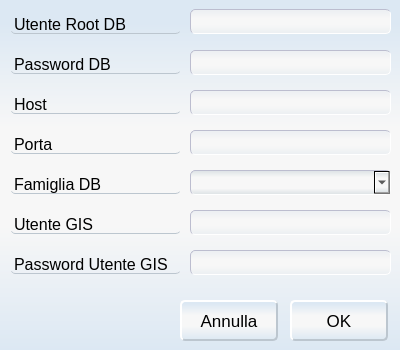
<?xml version="1.0" encoding="UTF-8"?>
<ui version="4.0">
 <class>CreazioneAmbiente</class>
 <widget class="QMainWindow" name="CreazioneAmbiente">
  <property name="geometry">
   <rect>
    <x>0</x>
    <y>0</y>
    <width>400</width>
    <height>350</height>
   </rect>
  </property>
  <property name="minimumSize">
   <size>
    <width>400</width>
    <height>350</height>
   </size>
  </property>
  <property name="maximumSize">
   <size>
    <width>400</width>
    <height>350</height>
   </size>
  </property>
  <property name="font">
   <font>
    <family>Arial</family>
   </font>
  </property>
  <property name="windowTitle">
   <string>CreazioneAmbiente</string>
  </property>
  <widget class="QWidget" name="centralWidget">
   <property name="styleSheet">
    <string notr="true">/* sets background color  */
QWidget {
background-color:rgba(255,255,255,0);
}
QWidget#centralWidget{
	background-color: qlineargradient(spread:pad, x1:0, y1:1, x2:0, y2:0, stop:0 rgba(220, 232, 243, 255), stop:0.35545 rgba(247, 247, 247, 255), stop:0.635071 rgba(247, 247, 247, 255), stop:0.933649 rgba(220, 232, 243, 255));
}

QLineEdit {
     border: 1px inset rgb(188, 189, 207);
     border-radius: 5px;
     padding: 0 3px;
	background-color: qlineargradient(spread:pad, x1:0, y1:1, x2:0, y2:0, stop:0.0545455 rgba(237, 240, 243, 255), stop:0.35545 rgba(247, 247, 247, 255), stop:0.635071 rgba(247, 247, 247, 255), stop:0.933649 rgba(237, 240, 243, 255));
 }

QGroupBox {
     border-radius: 5px;
    border:2px groove rgb(188, 198, 207);
     background-color:  rgba(255, 255, 255, 0);
        margin: 6px;

}
QGroupBox::title {
     subcontrol-origin: margin;
     subcontrol-position: top left; /* position at the top center */
     padding: 0 3px;
     border:2px groove rgb(188, 198, 207);
  background-color: qlineargradient(spread:pad, x1:0, y1:1, x2:0, y2:0, stop:0.208531 rgba(212, 223, 232, 255), stop:0.905213 rgba(239, 251, 254, 255));
        font: 11pt &quot;Arial&quot;;
     border-radius: 5px;
}

QLabel{
   	border-bottom:1px solid;
     border-bottom-color: rgb(188, 198, 207);
    background-color: rgba(255, 255, 255, 0);
     border-radius: 5px;
     padding: 0 0px;
}


 QPushButton {
     border: 2px outset  rgb(188, 198, 207);
     border-radius: 5px;
     background-color: qlineargradient(spread:pad, x1:0, y1:1, x2:0, y2:0, stop:0 rgba(220, 232, 243, 255), stop:0.35545 rgba(247, 247, 247, 255), stop:0.635071 rgba(247, 247, 247, 255), stop:0.933649 rgba(220, 232, 243, 255));
   
 }

 QPushButton:pressed {
	border: 2px inset  rgb(188, 198, 207);
     background-color: qlineargradient(x1: 0, y1: 0, x2: 0, y2: 1,
                                       stop: 0 #dadbde, stop: 1 #f6f7fa);
 }

QListWidget{
border: 1px groove rgb(188, 198, 207);
}</string>
   </property>
   <widget class="QLabel" name="label">
    <property name="geometry">
     <rect>
      <x>10</x>
      <y>15</y>
      <width>171</width>
      <height>19</height>
     </rect>
    </property>
    <property name="font">
     <font>
      <family>Arial</family>
      <pointsize>12</pointsize>
     </font>
    </property>
    <property name="text">
     <string>Utente Root DB</string>
    </property>
   </widget>
   <widget class="QLabel" name="label_2">
    <property name="geometry">
     <rect>
      <x>10</x>
      <y>55</y>
      <width>171</width>
      <height>19</height>
     </rect>
    </property>
    <property name="font">
     <font>
      <family>Arial</family>
      <pointsize>12</pointsize>
     </font>
    </property>
    <property name="text">
     <string>Password DB</string>
    </property>
   </widget>
   <widget class="QLabel" name="label_3">
    <property name="geometry">
     <rect>
      <x>10</x>
      <y>95</y>
      <width>171</width>
      <height>19</height>
     </rect>
    </property>
    <property name="font">
     <font>
      <family>Arial</family>
      <pointsize>12</pointsize>
     </font>
    </property>
    <property name="text">
     <string>Host</string>
    </property>
   </widget>
   <widget class="QLabel" name="label_4">
    <property name="geometry">
     <rect>
      <x>10</x>
      <y>175</y>
      <width>171</width>
      <height>19</height>
     </rect>
    </property>
    <property name="font">
     <font>
      <family>Arial</family>
      <pointsize>12</pointsize>
     </font>
    </property>
    <property name="text">
     <string>Famiglia DB</string>
    </property>
   </widget>
   <widget class="QLabel" name="label_5">
    <property name="geometry">
     <rect>
      <x>10</x>
      <y>255</y>
      <width>171</width>
      <height>19</height>
     </rect>
    </property>
    <property name="font">
     <font>
      <family>Arial</family>
      <pointsize>12</pointsize>
     </font>
    </property>
    <property name="text">
     <string>Password Utente GIS</string>
    </property>
   </widget>
   <widget class="QLineEdit" name="text_utente">
    <property name="geometry">
     <rect>
      <x>190</x>
      <y>9</y>
      <width>201</width>
      <height>25</height>
     </rect>
    </property>
    <property name="font">
     <font>
      <family>Arial</family>
      <pointsize>11</pointsize>
     </font>
    </property>
   </widget>
   <widget class="QLineEdit" name="text_pass_DB">
    <property name="geometry">
     <rect>
      <x>190</x>
      <y>50</y>
      <width>201</width>
      <height>25</height>
     </rect>
    </property>
    <property name="font">
     <font>
      <family>Arial</family>
      <pointsize>11</pointsize>
     </font>
    </property>
    <property name="cursor">
     <cursorShape>IBeamCursor</cursorShape>
    </property>
    <property name="focusPolicy">
     <enum>Qt::StrongFocus</enum>
    </property>
    <property name="echoMode">
     <enum>QLineEdit::Password</enum>
    </property>
   </widget>
   <widget class="QLineEdit" name="text_host">
    <property name="geometry">
     <rect>
      <x>190</x>
      <y>90</y>
      <width>201</width>
      <height>25</height>
     </rect>
    </property>
    <property name="font">
     <font>
      <family>Arial</family>
      <pointsize>11</pointsize>
     </font>
    </property>
   </widget>
   <widget class="QLineEdit" name="text_pass_utente">
    <property name="geometry">
     <rect>
      <x>190</x>
      <y>250</y>
      <width>201</width>
      <height>25</height>
     </rect>
    </property>
    <property name="font">
     <font>
      <family>Arial</family>
      <pointsize>11</pointsize>
     </font>
    </property>
    <property name="echoMode">
     <enum>QLineEdit::Password</enum>
    </property>
   </widget>
   <widget class="QComboBox" name="box_DB">
    <property name="geometry">
     <rect>
      <x>190</x>
      <y>170</y>
      <width>201</width>
      <height>25</height>
     </rect>
    </property>
    <property name="font">
     <font>
      <family>Arial</family>
      <pointsize>11</pointsize>
     </font>
    </property>
    <property name="styleSheet">
     <string notr="true">
QFrame{
	
	background-color: qlineargradient(spread:pad, x1:1, y1:0, x2:0, y2:0, stop:0.0181818 rgba(233, 240, 243, 255), stop:0.372727 rgba(247, 247, 247, 255), stop:0.659091 rgba(247, 247, 247, 255), stop:1 rgba(233, 240, 243, 255));
 border: 1px inset rgb(188, 189, 207);
     border-radius: 5px;
}
QComboBox{
 border: 1px inset rgb(188, 189, 207);
     border-radius: 5px;
     padding: 0 3px;
	background-color: qlineargradient(spread:pad, x1:0, y1:1, x2:0, y2:0, stop:0.0545455 rgba(237, 240, 243, 255), stop:0.35545 rgba(247, 247, 247, 255), stop:0.635071 rgba(247, 247, 247, 255), stop:0.933649 rgba(237, 240, 243, 255));
}

 QComboBox:editable {
	
	background-color: rgb(222, 232, 245);
 }

 QComboBox:!editable, QComboBox::drop-down:editable {
background-color: qlineargradient(spread:pad, x1:0, y1:1, x2:0, y2:0, stop:0 rgba(220, 226, 229, 255), stop:0.254545 rgba(247, 247, 247, 255), stop:0.722727 rgba(247, 247, 247, 255), stop:1 rgba(220, 226, 229, 255));
color:black;
 }

 /* QComboBox gets the &quot;on&quot; state when the popup is open */
 QComboBox:!editable:on, QComboBox::drop-down:editable:on {
	background-color: qlineargradient(spread:pad, x1:0, y1:1, x2:0, y2:0, stop:0 rgba(220, 226, 229, 255), stop:0.254545 rgba(247, 247, 247, 255), stop:0.722727 rgba(247, 247, 247, 255), stop:1 rgba(220, 226, 229, 255));
color:black;
 }

 QComboBox:on { /* shift the text when the popup opens */
     padding-top: 3px;
     padding-left: 4px;
 }


</string>
    </property>
   </widget>
   <widget class="QPushButton" name="OK_Button">
    <property name="geometry">
     <rect>
      <x>290</x>
      <y>300</y>
      <width>98</width>
      <height>41</height>
     </rect>
    </property>
    <property name="font">
     <font>
      <family>Arial</family>
      <pointsize>13</pointsize>
     </font>
    </property>
    <property name="focusPolicy">
     <enum>Qt::NoFocus</enum>
    </property>
    <property name="text">
     <string>OK</string>
    </property>
   </widget>
   <widget class="QPushButton" name="AnnullaButton">
    <property name="geometry">
     <rect>
      <x>180</x>
      <y>300</y>
      <width>98</width>
      <height>41</height>
     </rect>
    </property>
    <property name="font">
     <font>
      <family>Arial</family>
      <pointsize>13</pointsize>
     </font>
    </property>
    <property name="focusPolicy">
     <enum>Qt::NoFocus</enum>
    </property>
    <property name="text">
     <string>Annulla</string>
    </property>
   </widget>
   <widget class="QLabel" name="label_6">
    <property name="geometry">
     <rect>
      <x>10</x>
      <y>215</y>
      <width>171</width>
      <height>19</height>
     </rect>
    </property>
    <property name="font">
     <font>
      <family>Arial</family>
      <pointsize>12</pointsize>
     </font>
    </property>
    <property name="text">
     <string>Utente GIS</string>
    </property>
   </widget>
   <widget class="QLineEdit" name="text_utente_gis">
    <property name="geometry">
     <rect>
      <x>190</x>
      <y>210</y>
      <width>201</width>
      <height>25</height>
     </rect>
    </property>
    <property name="font">
     <font>
      <family>Arial</family>
      <pointsize>11</pointsize>
     </font>
    </property>
   </widget>
   <widget class="QLabel" name="label_7">
    <property name="geometry">
     <rect>
      <x>10</x>
      <y>135</y>
      <width>171</width>
      <height>19</height>
     </rect>
    </property>
    <property name="font">
     <font>
      <family>Arial</family>
      <pointsize>12</pointsize>
     </font>
    </property>
    <property name="text">
     <string>Porta</string>
    </property>
   </widget>
   <widget class="QLineEdit" name="text_porta">
    <property name="geometry">
     <rect>
      <x>190</x>
      <y>130</y>
      <width>201</width>
      <height>25</height>
     </rect>
    </property>
    <property name="font">
     <font>
      <family>Arial</family>
     </font>
    </property>
   </widget>
  </widget>
 </widget>
 <layoutdefault spacing="6" margin="11"/>
 <resources/>
 <connections/>
</ui>
